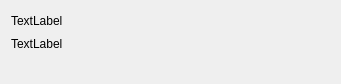
<?xml version="1.0" encoding="UTF-8"?>
<ui version="4.0">
 <class>EventWidget</class>
 <widget class="QWidget" name="EventWidget">
  <property name="geometry">
   <rect>
    <x>0</x>
    <y>0</y>
    <width>341</width>
    <height>84</height>
   </rect>
  </property>
  <property name="windowTitle">
   <string>Form</string>
  </property>
  <layout class="QVBoxLayout" name="verticalLayout">
   <item>
    <layout class="QHBoxLayout" name="horizontalLayout">
     <item>
      <widget class="QLabel" name="content">
       <property name="text">
        <string>TextLabel</string>
       </property>
      </widget>
     </item>
     <item>
      <spacer name="horizontalSpacer">
       <property name="orientation">
        <enum>Qt::Orientation::Horizontal</enum>
       </property>
       <property name="sizeHint" stdset="0">
        <size>
         <width>0</width>
         <height>0</height>
        </size>
       </property>
      </spacer>
     </item>
     <item>
      <widget class="QLabel" name="reccurentIcon">
       <property name="minimumSize">
        <size>
         <width>20</width>
         <height>20</height>
        </size>
       </property>
       <property name="maximumSize">
        <size>
         <width>20</width>
         <height>20</height>
        </size>
       </property>
       <property name="text">
        <string/>
       </property>
       <property name="pixmap">
        <pixmap resource="../resources/resources.qrc">:/recharger.png</pixmap>
       </property>
      </widget>
     </item>
    </layout>
   </item>
   <item>
    <widget class="QLabel" name="time">
     <property name="text">
      <string>TextLabel</string>
     </property>
    </widget>
   </item>
   <item>
    <spacer name="verticalSpacer">
     <property name="orientation">
      <enum>Qt::Orientation::Vertical</enum>
     </property>
     <property name="sizeHint" stdset="0">
      <size>
       <width>0</width>
       <height>0</height>
      </size>
     </property>
    </spacer>
   </item>
  </layout>
 </widget>
 <resources>
  <include location="../resources/resources.qrc"/>
 </resources>
 <connections/>
</ui>
